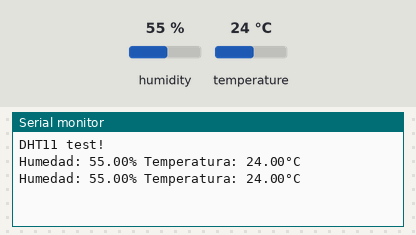
This sketch was run on a simulated Arduino Uno, built with avr-gcc and run on an emulated ATmega328P. On the bench: the last lines printed to the serial monitor. Inputs (shaded band) come from the test bench; at power-on: humidity 55 %, temperature 24 °C.

Above: at 4.8 s.
4.9 s: humidity set to 22 %
At 6.4 s:
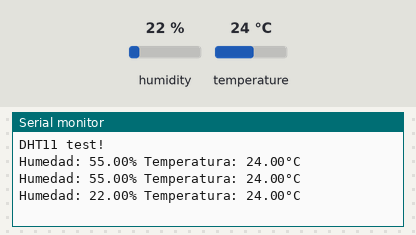
7.9 s: temperature set to 12 °C
At 8.8 s:
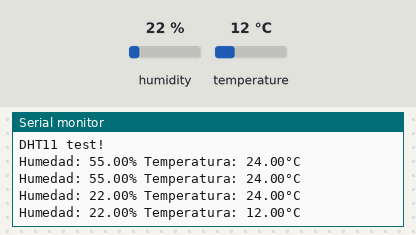
10.9 s: humidity set to 40 %
At 12.5 s:
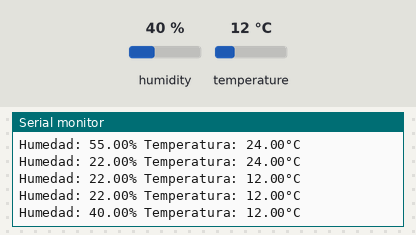
Timing chart, 0 to 14.0 s (numbered marks = the images above; inputs shaded):
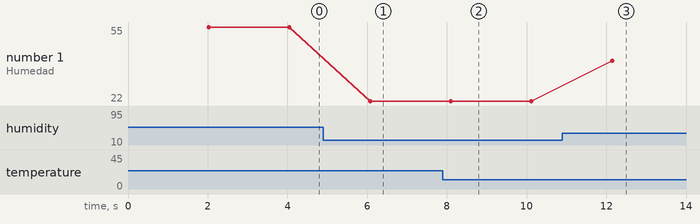

Measured:
- after the input at 4.9 s, the serial monitor: prints a new line after 1.2 s (image 1)
- after the input at 7.9 s, the serial monitor: prints a new line after 0.20 s (image 2)
- after the input at 10.9 s, the serial monitor: prints a new line after 1.2 s (image 3)
- plotted number 1: 55 → 22 after the input at 4.9 s, 22 → 40 after the input at 10.9 s

The sketch:

ESPTemperaturaMonitorSerial.ino
```cpp
// Prácticas materia IoT - Práctica realizada por Profesora: Guadalupe Torres G
#include "DHT.h" // Se incluye la librería DHT para trabajar con sensores de temperatura y humedad.

// Definimos el pin y el tipo de sensor.
#define DHTPIN 4 // Pin digital al que está conectado el sensor.
#define DHTTYPE DHT11  // Definimos el tipo de sensor (DHT11).

// Creamos una instancia del sensor DHT usando el pin y tipo definidos.
DHT dht(DHTPIN, DHTTYPE);

void setup() {
  Serial.begin(9600);  // Iniciamos la comunicación serial a 9600 baudios.
  Serial.println(F("DHT11 test!"));  // Imprimimos un mensaje inicial en el monitor serial para indicar que el sensor se está probando.

  dht.begin();  // Iniciamos el sensor DHT.
}

void loop() {
  delay(2000);  // Pausamos 2 segundos entre lecturas porque el sensor es lento.

  // Leemos la humedad desde el sensor.
  float h = dht.readHumidity();

  // Leemos la temperatura desde el sensor.
  float t = dht.readTemperature();

  // Verificamos si las lecturas son válidas. Si no lo son, se imprime un mensaje de error.
  if (isnan(h) || isnan(t)) {
    Serial.println(F("Failed to read from DHT sensor!"));  // Si la lectura falla, imprimimos un mensaje de error.
    return;  // Salimos del loop sin continuar.
  }

  // Si las lecturas son correctas, imprimimos los valores de humedad y temperatura.
  Serial.print(F("Humedad: "));  // Imprimimos el texto "Humedad".
  Serial.print(h);  // Imprimimos el valor de la humedad.
  Serial.print(F("% Temperatura: "));  // Imprimimos el texto "Temperatura".
  Serial.print(t);  // Imprimimos el valor de la temperatura.
  Serial.println(F("°C "));  // Imprimimos el símbolo de grados Celsius y hacemos un salto de línea.
}
```
